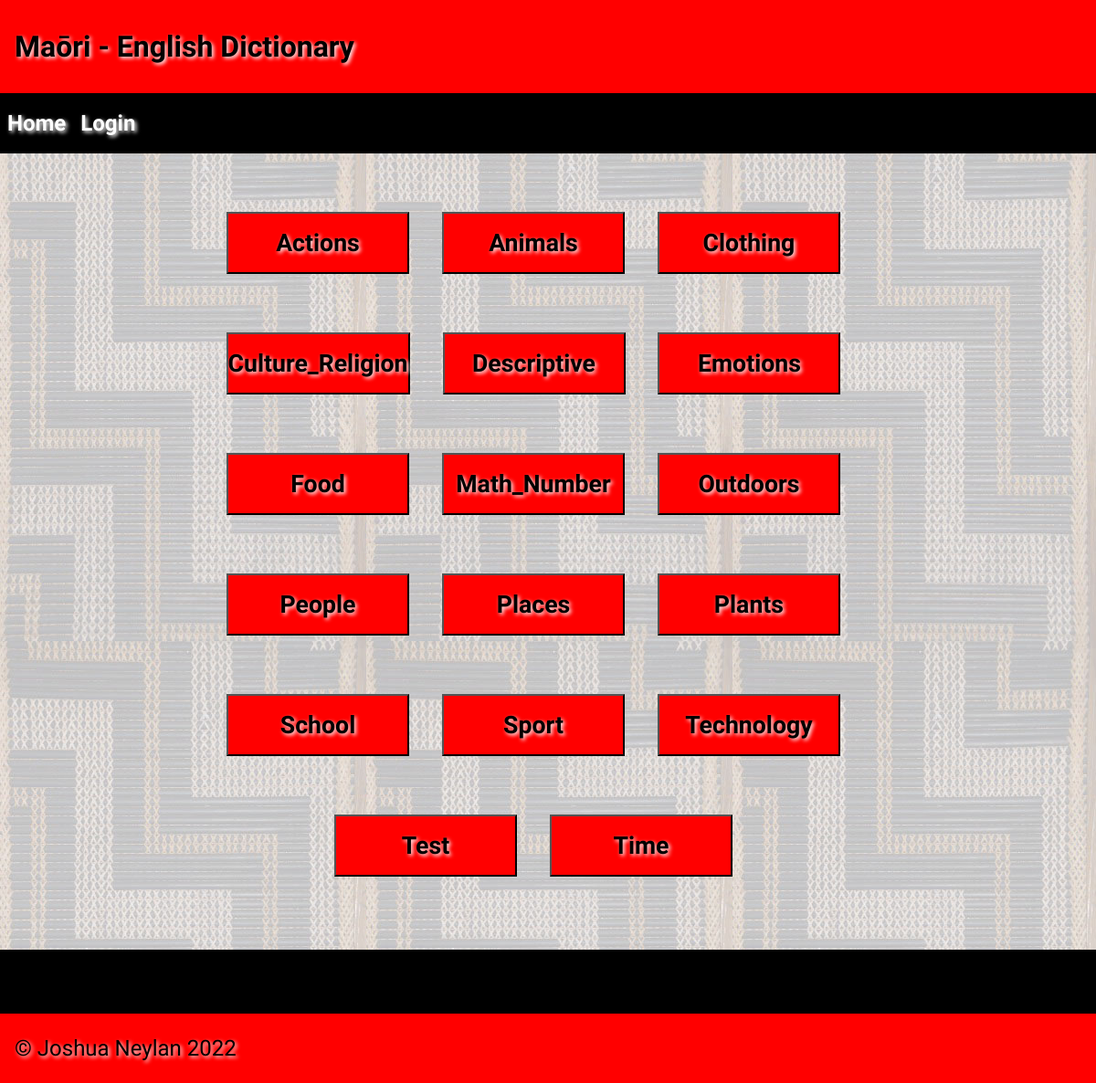
Before: / with the older database file.
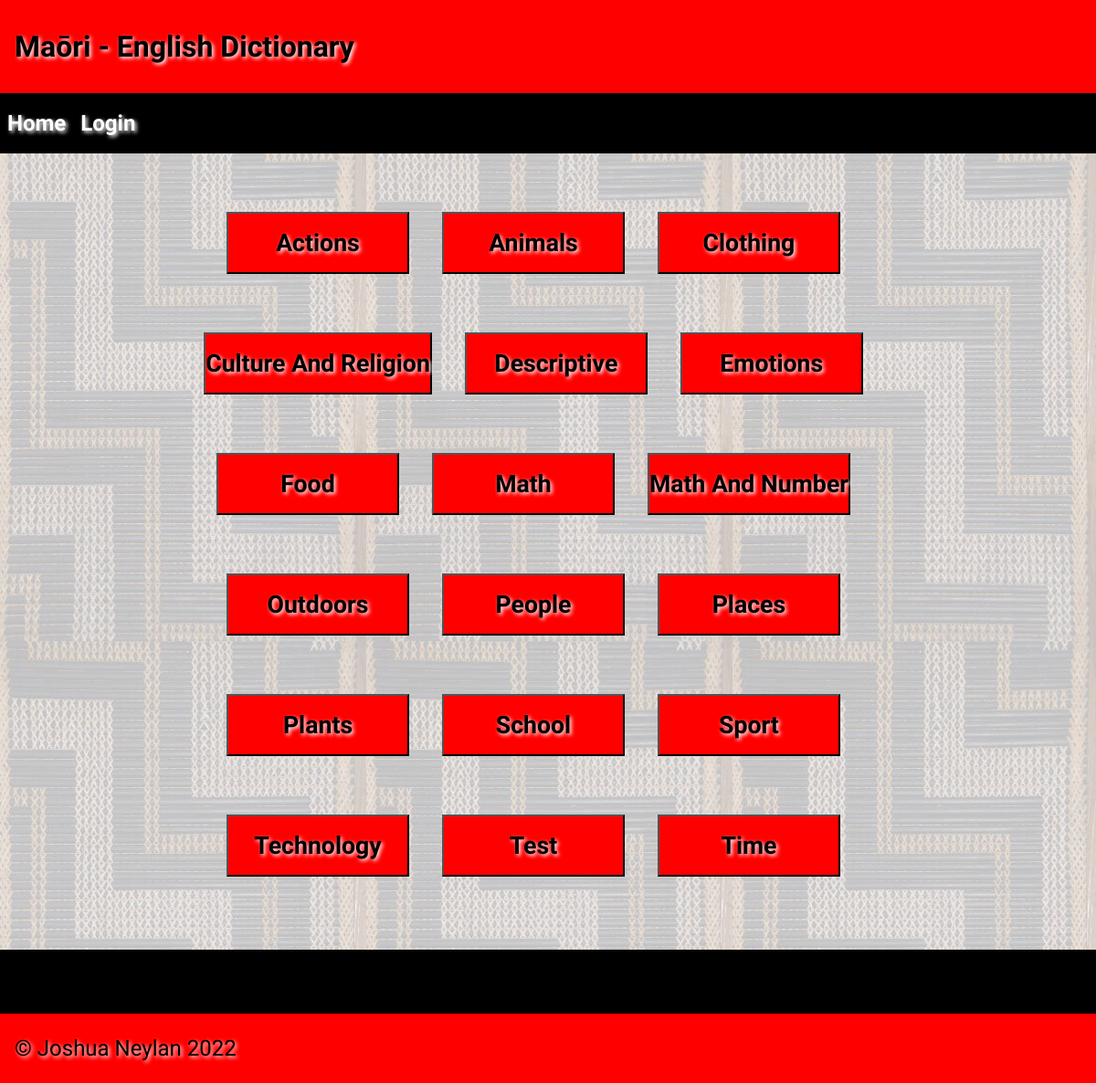
After: the same page with the newer database file.
### tables this page shows
CREATE TABLE "Categories"
(
    id            INTEGER
        constraint categories_pk
            primary key autoincrement,
    category_name varchar(50)
);

### app.py (the view)
@app.route('/')
def render_home():
    return render_template("home.html", categories=category_setup(), logged_in=is_logged_in(), is_teacher=is_teacher(),
                           first_name=session.get("first_name"))

### app.py (called while the page is built, shortened)
def create_connection(db_file):
    try:
        connection = sqlite3.connect(db_file)
        connection.execute("pragma foreign_keys=ON")
        return connection
    except Error as e:
        print(e)
    return None

def category_setup():
    con = create_connection(DB_NAME)
    query = "SELECT category_name FROM Categories"
    cur = con.cursor()
    cur.execute(query)
    category_list = cur.fetchall()
    con.close()
    for i in range(len(category_list)):
        category_list[i] = category_list[i][0].title()
    category_list = sorted(list(set(category_list)))
    return category_list

def is_logged_in():
    if session.get("email") is None:
        return False
    return True

def is_teacher():
    if session.get("email") is None:
        return False

### templates/home.html (shortened to what this page needs)
{% extends 'base.html' %}
{% block heading %}Maōri - English Dictionary{% endblock %}
{% block main %}
    <div class="centered_group">
        {% for category in categories %}
            <a href="/categories/{{ category }}"><button><h1>{{ category }}</h1></button></a>
        {% endfor %}
    </div>
{% endblock %}

Changed rows visible on the page:
changed Categories: category_name "Culture_Religion" → "Culture And Religion"
added Categories: category_name "Math"
changed Categories: category_name "Math_Number" → "Math And Number"
